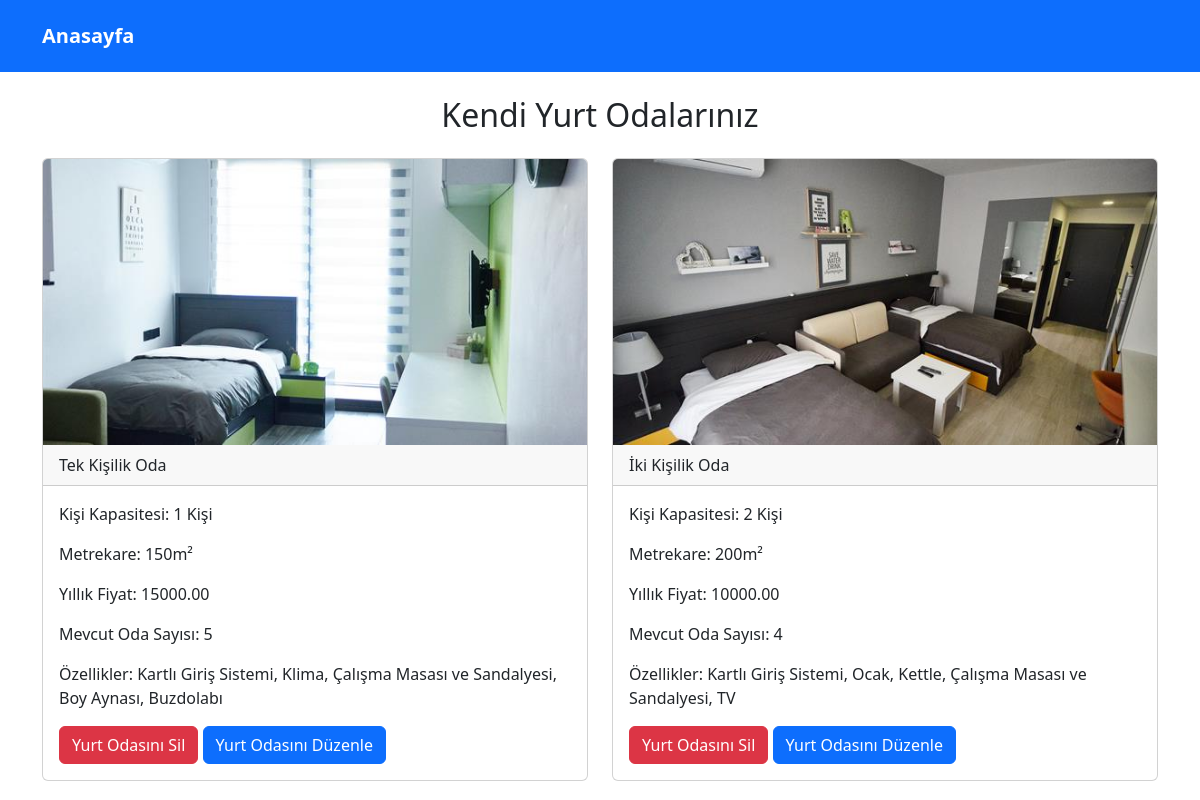
The page /dorm/dorm_room_list.php (signed in) on the database its author committed.
### tables this page shows
CREATE TABLE `dorm_rooms` (
  `id` int(11) NOT NULL,
  `dorm_owner_id` int(11) DEFAULT NULL,
  `room_name` varchar(255) DEFAULT NULL,
  `capacity` int(11) DEFAULT NULL,
  `size_sqm` int(11) DEFAULT NULL,
  `annual_price` decimal(10,2) DEFAULT NULL,
  `features` text DEFAULT NULL,
  `created_at` timestamp NOT NULL DEFAULT current_timestamp(),
  `image_path` varchar(255) DEFAULT NULL,
  `room_quantity` int(11) DEFAULT NULL
);

### dorm/dorm_room_list.php (the view, shortened to what this page needs)
<?php
include 'config.php';
$dorm_owner_id = $_SESSION['user_id'];
$sql = "SELECT * FROM dorm_rooms WHERE dorm_owner_id = ?";
$stmt = $conn->prepare($sql);
$stmt->bind_param("i", $dorm_owner_id);
$stmt->execute();
$result = $stmt->get_result();
?>
<!DOCTYPE html>
<html lang="en">
<head>
    <link href="https://cdn.jsdelivr.net/npm/bootstrap@5.3.0/dist/css/bootstrap.min.css" rel="stylesheet">
</head>
<body>
<?php include 'header.php'; ?>
    <div class="container mt-5 pt-5">
        <h2 class="text-center mb-4">Kendi Yurt Odalarınız</h2>
        <div class="row">
            <?php
            while ($row = $result->fetch_assoc()) {
            ?>
            <div class="col-md-6">
                <div class="card mb-3">
                    <img src="<?php echo $row['image_path']; ?>" class="card-img-top" alt="Oda Resmi">
                    <div class="card-header">
                        <?php echo $row['room_name']; ?>
                    </div>
                    <div class="card-body">
                        <p class="card-text">Kişi Kapasitesi: <?php echo $row['capacity']; ?> Kişi</p>
                        <p class="card-text">Metrekare: <?php echo $row['size_sqm']; ?>m²</p>
                        <p class="card-text">Yıllık Fiyat: <?php echo $row['annual_price']; ?></p>
                        <p class="card-text">Mevcut Oda Sayısı: <?php echo $row['room_quantity']; ?></p>
                        <p class="card-text">Özellikler: <?php echo $row['features']; ?></p>
                        <a href="delete_room.php?id=<?php echo $row['id']; ?>" class="btn btn-danger">Yurt Odasını Sil</a>
                        <a href="edit_room.php?id=<?php echo $row['id']; ?>" class="btn btn-primary">Yurt Odasını Düzenle</a>
                    </div>
                </div>
            </div>
            <?php } ?>
        </div>
    </div>
</body>
</html>

### rows shown on the page
dorm_rooms: image_path (picture), room_name "Tek Kişilik Oda", capacity "1", size_sqm "150", annual_price "15000.00", room_quantity "5", features "Kartlı Giriş Sistemi, Klima, Çalışma Masası ve Sandalyesi, Boy Aynası, Buzdolabı"
dorm_rooms: image_path (picture), room_name "İki Kişilik Oda", capacity "2", size_sqm "200", annual_price "10000.00", room_quantity "4", features "Kartlı Giriş Sistemi, Ocak, Kettle, Çalışma Masası ve Sandalyesi, TV"
